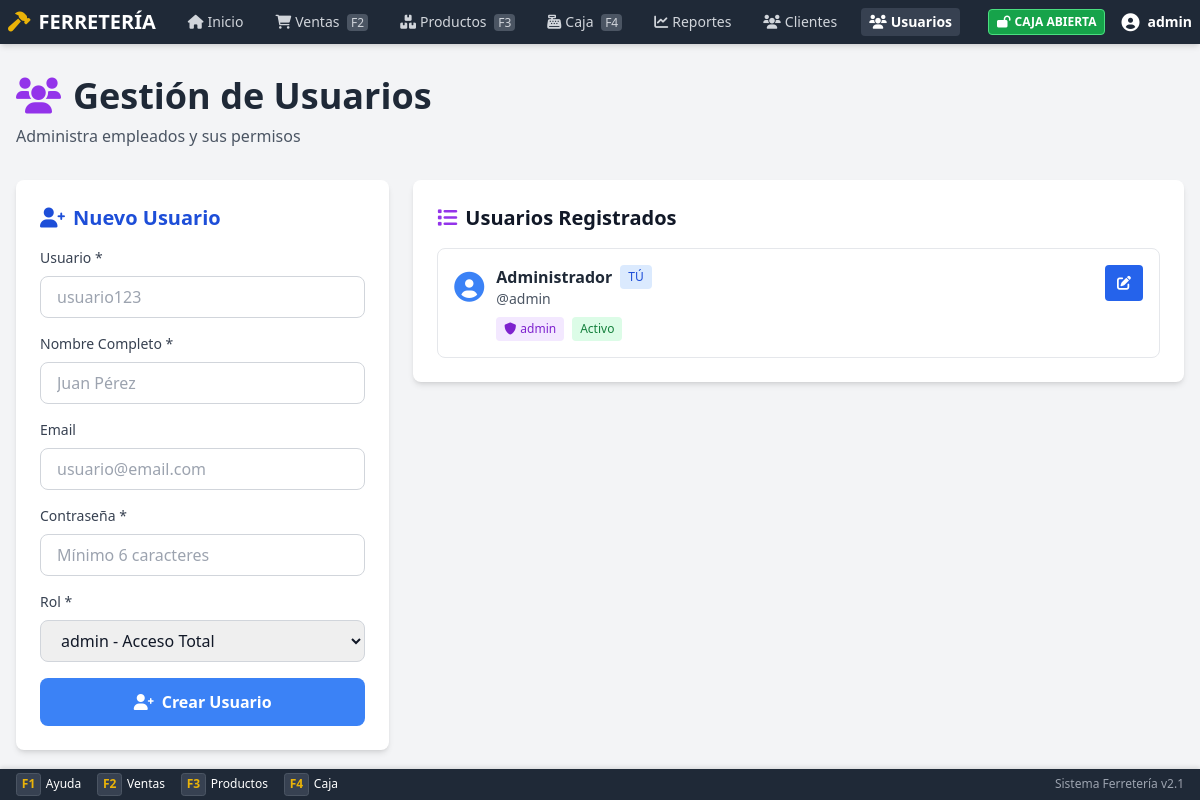
/public/users.php (signed in), run on the app's committed database.
### tables this page shows
CREATE TABLE `usuarios` (
  `id` int(11) NOT NULL,
  `username` varchar(50) NOT NULL,
  `password` varchar(255) NOT NULL,
  `nombre` varchar(100) NOT NULL,
  `email` varchar(100) DEFAULT NULL,
  `rol` enum('admin','vendedor','cajero') NOT NULL DEFAULT 'vendedor',
  `role_id` int(11) DEFAULT NULL,
  `activo` tinyint(1) DEFAULT 1,
  `is_active` tinyint(1) DEFAULT 1,
  `last_login` timestamp NULL DEFAULT NULL,
  `failed_attempts` int(11) DEFAULT 0,
  `last_failed_login` timestamp NULL DEFAULT NULL,
  `created_at` timestamp NOT NULL DEFAULT current_timestamp(),
  `updated_at` timestamp NOT NULL DEFAULT current_timestamp() ON UPDATE current_timestamp()
);

CREATE TABLE `roles` (
  `id` int(11) NOT NULL,
  `nombre` varchar(50) NOT NULL,
  `descripcion` text DEFAULT NULL,
  `permisos` text DEFAULT NULL COMMENT 'JSON con permisos del rol',
  `activo` tinyint(1) DEFAULT 1,
  `created_at` timestamp NOT NULL DEFAULT current_timestamp(),
  `updated_at` timestamp NOT NULL DEFAULT current_timestamp() ON UPDATE current_timestamp()
);

### public/users.php (the view, shortened to what this page needs)
<?php
require_once __DIR__ . '/../app/bootstrap.php';
$roles = $pdo->query("SELECT * FROM roles ORDER BY id")->fetchAll();
$usuarios = $pdo->query("
    SELECT u.*, r.nombre as rol_nombre
    FROM usuarios u
    LEFT JOIN roles r ON u.role_id = r.id
    ORDER BY u.id
")->fetchAll();
?>
<!DOCTYPE html>
<html lang="es">
<head>
    <script src="assets/js/tailwindcss.js"></script>
    <link href="assets/css/fontawesome.min.css" rel="stylesheet">
</head>
<body class="bg-gray-100">
    <?php include __DIR__ . '/../includes/nav.php'; ?>
    <div class="max-w-7xl mx-auto px-4 py-8">
        <div class="mb-8">
            <h1 class="text-4xl font-bold text-gray-800 mb-2">
                <i class="fas fa-users text-purple-600 mr-3"></i>Gestión de Usuarios
            </h1>
            <p class="text-gray-600">Administra empleados y sus permisos</p>
        </div>
        <div class="grid grid-cols-1 lg:grid-cols-3 gap-6">
            <div class="lg:col-span-1">
                <div class="bg-white p-6 rounded-lg shadow-md">
                    <h3 class="text-xl font-semibold mb-4 text-blue-700">
                        <i class="fas fa-user-plus mr-2"></i>Nuevo Usuario
                    </h3>
                    <form method="POST" class="space-y-4">
                        <div>
                            <label class="block text-sm font-medium text-gray-700 mb-2">Usuario *</label>
                            <input type="text" name="username" required
                                class="w-full px-4 py-2 border border-gray-300 rounded-lg focus:ring-2 focus:ring-blue-500 focus:border-transparent"
                                placeholder="usuario123">
                        </div>
                        <div>
                            <label class="block text-sm font-medium text-gray-700 mb-2">Nombre Completo *</label>
                            <input type="text" name="nombre" required
                                class="w-full px-4 py-2 border border-gray-300 rounded-lg focus:ring-2 focus:ring-blue-500 focus:border-transparent"
                                placeholder="Juan Pérez">
                        </div>
                        <div>
                            <label class="block text-sm font-medium text-gray-700 mb-2">Email</label>
                            <input type="email" name="email"
                                class="w-full px-4 py-2 border border-gray-300 rounded-lg focus:ring-2 focus:ring-blue-500 focus:border-transparent"
                                placeholder="usuario@email.com">
                        </div>
                        <div>
                            <label class="block text-sm font-medium text-gray-700 mb-2">Contraseña *</label>
                            <input type="password" name="password" required minlength="6"
                                class="w-full px-4 py-2 border border-gray-300 rounded-lg focus:ring-2 focus:ring-blue-500 focus:border-transparent"
                                placeholder="Mínimo 6 caracteres">
                        </div>
                        <div>
                            <label class="block text-sm font-medium text-gray-700 mb-2">Rol *</label>
                            <select name="role_id" required
                                class="w-full px-4 py-2 border border-gray-300 rounded-lg focus:ring-2 focus:ring-blue-500 focus:border-transparent">
                                <?php foreach ($roles as $role): ?>
                                    <?php if ($role['id'] == 3)
                                        continue; ?>
                                    <option value="<?php echo $role['id']; ?>">
                                        <?php echo htmlspecialchars($role['nombre']); ?>
                                        <?php if ($role['id'] == 1):
                                            echo ' - Acceso Total';
                                        endif; ?>
                                    </option>
                                <?php endforeach; ?>
                            </select>
                        </div>
                        <button type="submit" name="create_user"
                            class="w-full bg-blue-500 hover:bg-blue-600 text-white font-bold py-3 px-4 rounded-lg transition">
                            <i class="fas fa-user-plus mr-2"></i>Crear Usuario
                        </button>
                    </form>
                </div>
            </div>
            <div class="lg:col-span-2">
                <div class="bg-white p-6 rounded-lg shadow-md">
                    <h3 class="text-xl font-semibold mb-4">
                        <i class="fas fa-list mr-2 text-purple-600"></i>Usuarios Registrados
                    </h3>
                    <div class="space-y-3">
                        <?php foreach ($usuarios as $user): ?>
                            <div class="border border-gray-200 rounded-lg p-4 hover:bg-gray-50 transition">
                                <div class="flex items-start justify-between">
                                    <div class="flex items-start space-x-3 flex-1">
                                        <i
                                            class="fas fa-user-circle text-3xl <?php echo $user['is_active'] ? 'text-blue-500' : 'text-gray-400'; ?> mt-1"></i>
                                        <div class="flex-1">
                                            <div class="flex items-center gap-2">
                                                <p class="font-semibold text-gray-800">
                                                    <?php echo htmlspecialchars($user['nombre'] ?: $user['username']); ?>
                                                </p>
                                                <?php if ($user['id'] == $_SESSION['user_id']): ?>
                                                    <span class="text-xs bg-blue-100 text-blue-700 px-2 py-1 rounded">TÚ</span>
                                                <?php endif; ?>
                                            </div>
                                            <p class="text-sm text-gray-600">
                                                @<?php echo htmlspecialchars($user['username']); ?></p>
                                            <div class="flex items-center gap-2 mt-2">
                                                <span class="text-xs px-2 py-1 rounded <?php
                                                echo $user['role_id'] == 1 ? 'bg-purple-100 text-purple-700' :
                                                    ($user['role_id'] == 2 ? 'bg-green-100 text-green-700' : 'bg-orange-100 text-orange-700');
                                                ?>">
                                                    <i
                                                        class="fas fa-shield-alt mr-1"></i><?php echo htmlspecialchars($user['rol_nombre'] ?? 'Sin rol'); ?>
                                                </span>
                                                <span
                                                    class="text-xs px-2 py-1 rounded <?php echo $user['is_active'] ? 'bg-green-100 text-green-700' : 'bg-red-100 text-red-700'; ?>">
                                                    <?php echo $user['is_active'] ? 'Activo' : 'Inactivo'; ?>
                                                </span>
                                            </div>
                                        </div>
                                    </div>
                                    <div class="flex gap-2">
                                        <button onclick="openEditModal(<?php echo htmlspecialchars(json_encode($user)); ?>)"
                                            class="px-3 py-2 bg-blue-600 hover:bg-blue-700 text-white rounded text-sm transition"
                                            title="Editar Datos">
                                            <i class="fas fa-edit"></i>
                                        </button>
                                    </div>
                                </div>
                            </div>
                        <?php endforeach; ?>
                    </div>
                </div>
            </div>
        </div>
    </div>
</body>
</html>

### public/assets/css/styles.css (style rules this page uses)
:root { --primary-color: #4f46e5; --secondary-color: #1f2937; --accent-color: #eab308; --bg-color: #f3f4f6; --text-color: #111827; }
body { background-color: var(--bg-color); color: var(--text-color); font-family: ui-sans-serif, system-ui, -apple-system, BlinkMacSystemFont, "Segoe UI", Roboto, "Helvetica Neue", Arial, sans-serif; }

### data on the page
usuarios: is_active 1 (drawn), nombre "Administrador", shows "TÚ", username "admin", role.nombre "admin"

### other printed values
$_SESSION['username'] "admin"
form field role_id "admin - Acceso Total"
